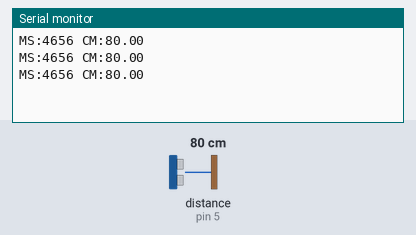
The sketch below on a simulated Arduino Uno, built with avr-gcc and run on an emulated ATmega328P. Parts: the last lines printed to the serial monitor. Inputs (shaded band) come from the test bench; at power-on: distance to the obstacle (sensor on pin 5) 80 cm. The echo pulse lasts 58.3 µs per cm.

Above: at 1.3 s.
1.4 s: distance to the obstacle (sensor on pin 5) set to 2 cm
At 1.9 s:
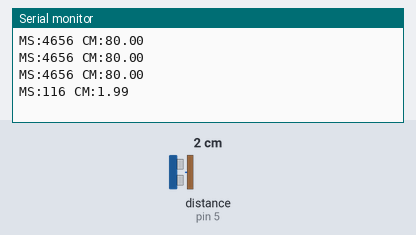
2.9 s: distance to the obstacle (sensor on pin 5) set to 4 cm
At 3.4 s:
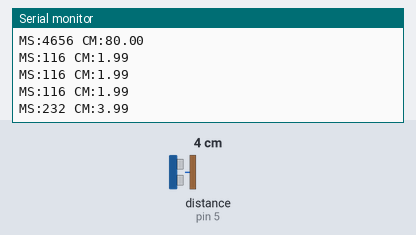
Timing chart, 0 to 5.9 s (numbered marks = the images above; inputs shaded):
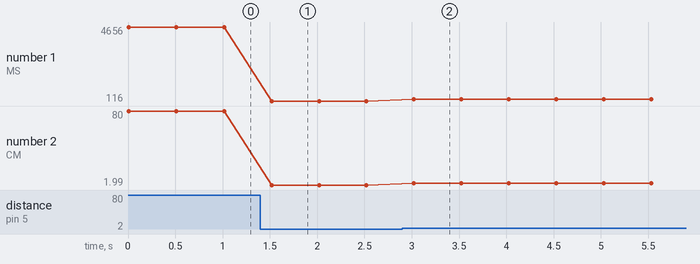

Measured:
- after the input at 1.4 s, the serial monitor: prints a new line after 0.12 s (image 1)
- after the input at 2.9 s, the serial monitor: prints a new line after 0.12 s (image 2)
- plotted number 1: 4656 → 116 after the input at 1.4 s, 116 → 232 after the input at 2.9 s
- plotted number 2: 80 → 1.99 after the input at 1.4 s, 1.99 → 3.99 after the input at 2.9 s

The sketch:

UltrasonicDemo.ino
```cpp
#include <Ultrasonic.h>

#define TRIGGER_PIN  4
#define ECHO_PIN     5

Ultrasonic ultrasonico(TRIGGER_PIN, ECHO_PIN);

void setup()
  {
  Serial.begin(9600);
  }

void loop()
  {
  float cmMsec, inMsec;
  long microsec = ultrasonico.timing();

  cmMsec = ultrasonico.convert(microsec, Ultrasonic::CM);


  Serial.print("MS:");
  Serial.print(microsec);
  Serial.print(" CM:");
  Serial.println(cmMsec);
  delay(500);
  }
```
